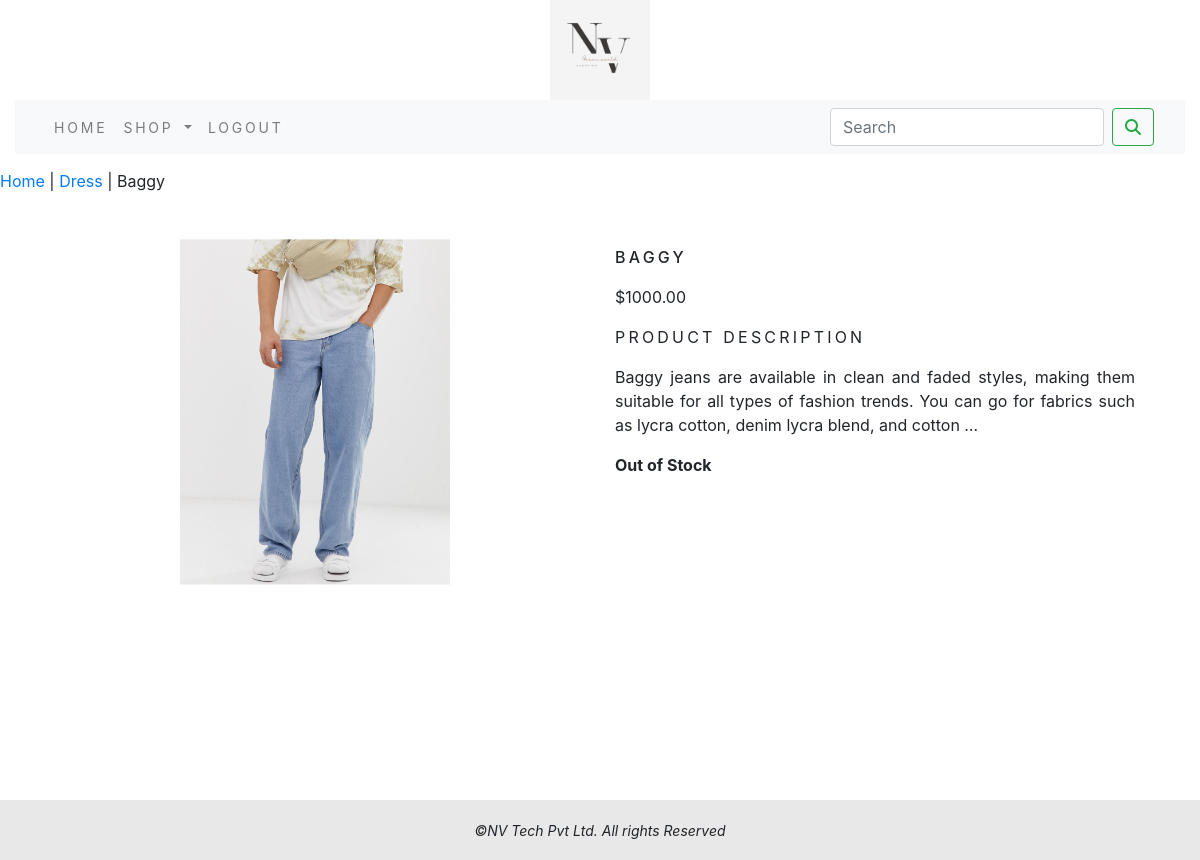
Screenshot of /dress/baggy-pant/ with the database file from the repository.
### shop/models.py (models this page shows, shortened)
class Product(models.Model):
    name = models.CharField(max_length=250, unique=True)
    slug = models.SlugField(max_length=250, unique=True)
    description = models.TextField(blank=True)
    category = models.ForeignKey(Category, on_delete=models.CASCADE)
    image = models.ImageField(upload_to='product', blank=True)
    price = models.DecimalField(max_digits=10, decimal_places=2)
    stock = models.IntegerField()
    available = models.BooleanField(default=True)
    created = models.DateTimeField(auto_now_add=True)
    updated = models.DateTimeField(auto_now=True)
    class Meta:
        ordering = ['name']
        verbose_name = 'product'
        verbose_name_plural = 'products'

class Category(models.Model):
    name = models.CharField(max_length=250,unique=True)
    slug = models.SlugField(max_length=250,unique=True)
    description = models.TextField(blank=True)
    image = models.ImageField(upload_to='category', blank=True)
    class Meta:
        ordering = ['name']
        verbose_name = 'category'
        verbose_name_plural = 'categories'
    def get_url(self):
        return reverse('shop:products_by_category', args=[self.slug])
    def __str__(self):
        return '{}' .format(self.name)

### shop/views.py (the view)
# urls.py: path('<slug:c_slug>/<slug:product_slug>/', views.prodDetail, name='prodCatDet'),
def prodDetail(request,c_slug,product_slug):
    try:
        product=Product.objects.get(category__slug=c_slug,slug=product_slug)
    except Exception as e:
        raise e
    return render(request,'product.html',{'product':product})

### cart/context_processors.py (called while the page is built)
def counter(request):
    item_count = 0
    if 'admin' in request.path:
        return {}
    else:
        try:
            cart = Cart.objects.filter(cart_id=_cart_id(request))
            cart_items = CartItem.objects.all().filter(cart=cart[:1])
            for cart_item in cart_items:
                item_count += cart_item.quantity
        except Cart.DoesNotExist:
            item_count = 0
    return dict(item_count=item_count)

### cart/views.py (called while the page is built)
def _cart_id(request):
    cart = request.session.session_key
    if not cart:
        cart = request.session.create()
    return cart

### shop/context_processors.py (called while the page is built)
def menu_links(request):
    links=Category.objects.all()
    return dict(links=links)

### templates/product.html (shortened to what this page needs)
{% extends 'base.html' %}
{% load static %}
{% block content %}
<div class="row my_prod_row_class">
    <div class="mx_auto">
        <p><a href="{% url 'shop:allProdCat' %}">Home</a> | <a href="{{product.category.get_url}}">{{product.category}}</a> | {{product.name}}</p>
    </div>
    <div class="container">
        <br>
        <div class="row">
            <div class="col-12 col-sm-12 col-md-12 col-lg-6 text-center">
                <div style='min-width:18rem'>
                    <img class="prod_img" src="{{product.image.url}}" alt="{{product.name}}">
                </div>
            </div>
                <div class="col-12 col-sm-12 col-md-12 col-lg-6">
                    <div>
                    <h1 class="my_prod_title">{{product.name}}</h1>
                    <p>${{product.price}}</p>
                    <p class="my_title">Product Description</p>
                    <p class="text-justify my_prod_text">{{product.description}}</p>
                    {% if product.stock <= 0 %}
                        <p class="text-justify my_prod_text"><b>Out of Stock</b></p>
                    {% else %}
                        <a class="btn btn-secondary" href="{% url 'cart:add_cart' product.id %}">Add to Cart</a>
                    {% endif %}
                    </div>
                </div>
        </div>
    </div>
</div>
{% endblock %}

### static/css/custom5.css (style rules this page uses)
html,body { height:100%; font-family: 'Roboto', sans-serif; }
.my_title { font-size:16px; text-transform:uppercase; letter-spacing:.2em; }
.my_prod_row_class { padding-top:15px; padding-bottom:20px; }
.my_prod_title { font-size:16px; text-transform:uppercase; letter-spacing:.2em; padding-top:15px; padding-bottom:10px; }
.my_prod_text { padding-right:20px; }
.prod_img { width:50%; height:50% }

### rows the page displays
Product: category "Dress", name "Baggy", image (picture), name "BAGGY", price "1000.00", description "Baggy jeans are available in clean and faded styles, making them suitable for all types of fashion trends. You can go for fabrics such as lycra cotton, denim lycra blend, and cotton …"
